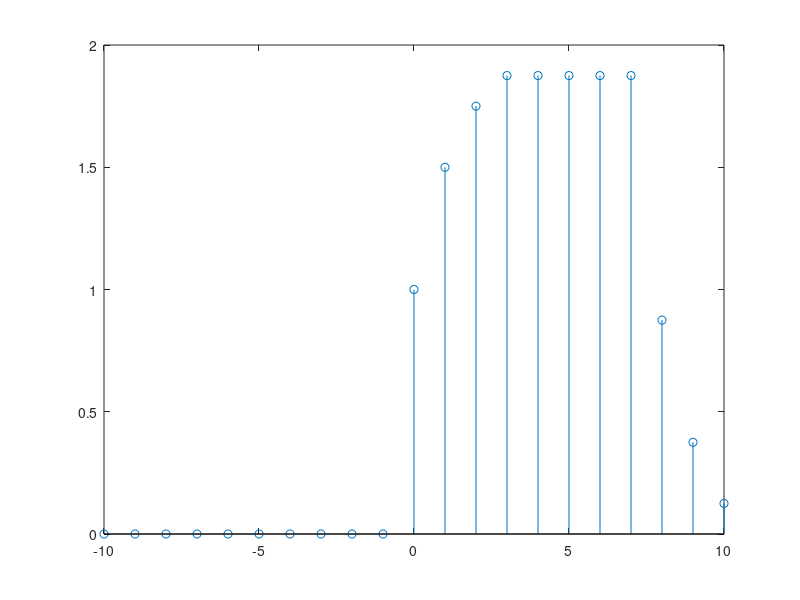

MATLAB code to generate this figure:
clc;
clear all;
close all;
l = input("Enter value of n ");
n = -2*l:1:2*l;
n1 = -l:1:1;
n2 = 2:1:l;
h = [zeros(1,length(-l:1:-3)) ones(1,length(-2:1:l))];
x = [zeros(1,length(n1)) ones(1,length(n2)).*power(0.5,n2-2)];

y = conv(x,h);
stem(n,y);